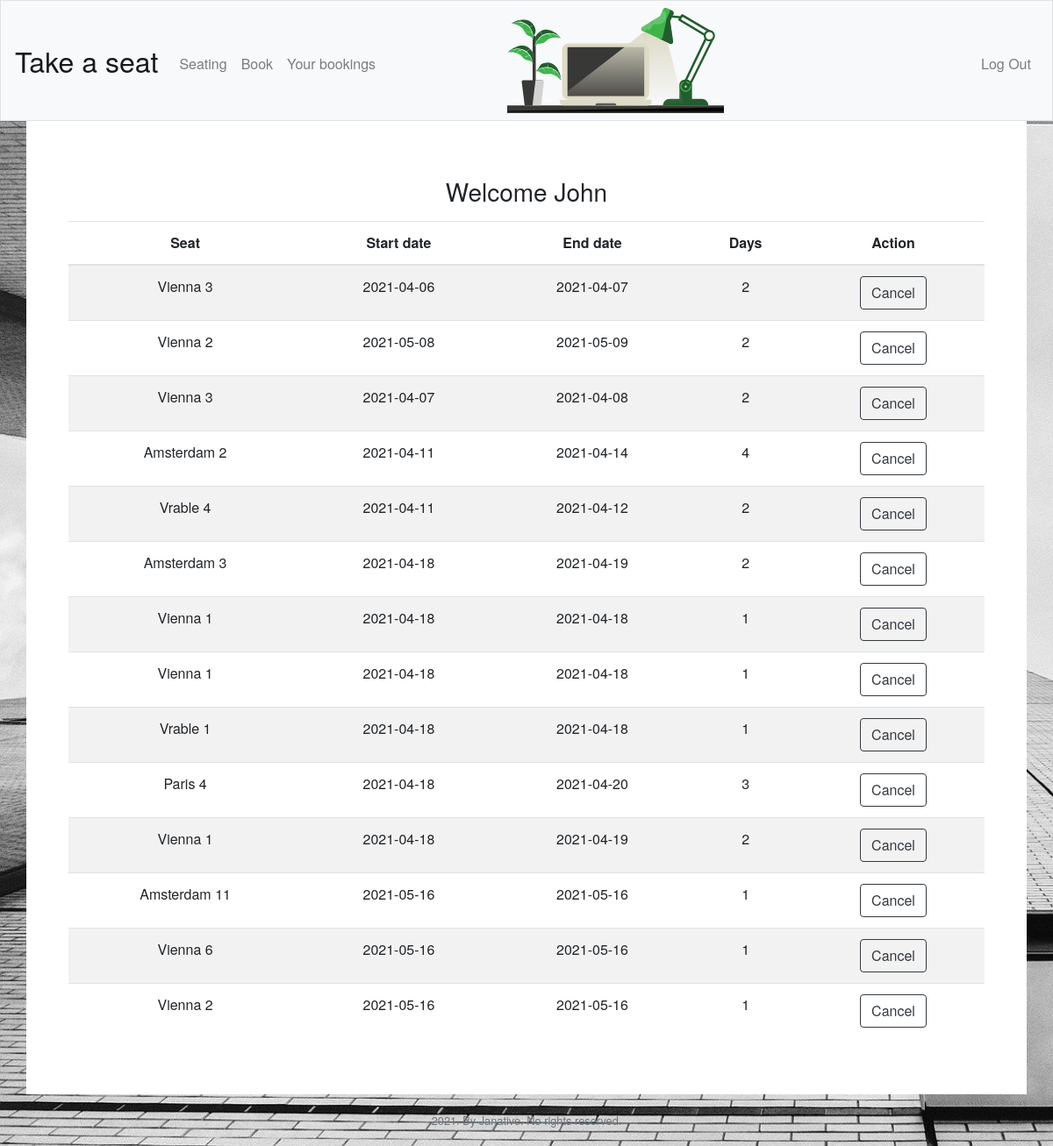
/ (signed in), run on the app's committed database.
### tables this page shows
CREATE TABLE "users" (
	"id"	INTEGER NOT NULL UNIQUE,
	"username"	TEXT NOT NULL UNIQUE,
	"hash"	TEXT NOT NULL UNIQUE,
	"firstname"	TEXT,
	PRIMARY KEY("id" AUTOINCREMENT)
);

CREATE TABLE "bookings" (
	"id"	INTEGER NOT NULL UNIQUE,
	"seat_id"	INTEGER NOT NULL,
	"start_date"	INTEGER NOT NULL,
	"start_date_int"	INTEGER NOT NULL,
	"end_date"	INTEGER NOT NULL,
	"end_date_int"	INTEGER NOT NULL,
	"user_id"	INTEGER NOT NULL,
	PRIMARY KEY("id" AUTOINCREMENT)
);

CREATE TABLE "seats" (
	"id"	INTEGER NOT NULL UNIQUE,
	"seat_name"	TEXT NOT NULL UNIQUE,
	PRIMARY KEY("id" AUTOINCREMENT)
);

### application.py (the view, shortened to what this page needs)
@app.route("/", methods=["GET", "POST"])
@login_required
def index():
    if request.method == "GET":
        rows = db.execute("SELECT firstname FROM users WHERE id = ?", session["user_id"])
        firstname = rows[0]["firstname"]
        history = db.execute("SELECT *, bookings.id AS booking_id, ((bookings.end_date_int - bookings.start_date_int)/24/60/60+1) AS numberofdays FROM bookings INNER JOIN seats ON bookings.seat_id = seats.id WHERE user_id = ?", session["user_id"])
        return render_template("index.html", firstname = firstname, history = history)

### application.py (called while the page is built)
@app.after_request
def after_request(response):
    response.headers["Cache-Control"] = "no-cache, no-store, must-revalidate"
    response.headers["Expires"] = 0
    response.headers["Pragma"] = "no-cache"
    return response

### helpers.py (called while the page is built)
def login_required(f):
    @wraps(f)
    def decorated_function(*args, **kwargs):
        if session.get("user_id") is None:
            return redirect("/login")
        return f(*args, **kwargs)
    return decorated_function

### templates/index.html (shortened to what this page needs)
{% extends "layout.html" %}
{% block main %}
<p>
    <h3>Welcome {{ firstname }}</h3>
</p>
<table class="table table-striped">
    <thead>
        <tr>
            <th>Seat</th>
            <th>Start date</th>
            <th>End date</th>
            <th>Days</th>
            <th>Action</th>
        </tr>
    </thead>
    <tbody>
        {% for histor in history %}
            <tr>
                <td>{{ histor.seat_name }}</td>
                <td>{{ histor.start_date}}</td>
                <td>{{ histor.end_date }}</td>
                <td>{{ histor.numberofdays }}</td>
                <td>
                    <form action="/" method="post">
                        <button type="button" id="submit" class="btn btn-outline-dark tocancel"  data-toggle="modal" data-target="#exampleModal">Cancel</button>
                    </form>
                </td>
            </tr>
        {% endfor %}
    </tbody>
</table>
{% endblock %}

### static/styles.css (style rules this page uses)
tr { text-align: center; }
body { font-family: "Helvetica Neue",Helvetica,Arial,sans-serif; background-image: url("Backgroungpic.jpg"); background-repeat: no-repeat; background-attachment: fixed; background-size: cover; }

### data on the page
users: firstname "John"
bookings: seat_name "Vienna 3", start_date "2021-04-06", end_date "2021-04-07", numberofdays "2"
bookings: seat_name "Vienna 2", start_date "2021-05-08", end_date "2021-05-09", numberofdays "2"
bookings: seat_name "Vienna 3", start_date "2021-04-07", end_date "2021-04-08", numberofdays "2"
bookings: seat_name "Amsterdam 2", start_date "2021-04-11", end_date "2021-04-14", numberofdays "4"
bookings: seat_name "Vrable 4", start_date "2021-04-11", end_date "2021-04-12", numberofdays "2"
bookings: seat_name "Amsterdam 3", start_date "2021-04-18", end_date "2021-04-19", numberofdays "2"
bookings: seat_name "Vienna 1", start_date "2021-04-18", end_date "2021-04-18", numberofdays "1"
bookings: seat_name "Vienna 1", start_date "2021-04-18", end_date "2021-04-18", numberofdays "1"
bookings: seat_name "Vrable 1", start_date "2021-04-18", end_date "2021-04-18", numberofdays "1"
bookings: seat_name "Paris 4", start_date "2021-04-18", end_date "2021-04-20", numberofdays "3"
bookings: seat_name "Vienna 1", start_date "2021-04-18", end_date "2021-04-19", numberofdays "2"
bookings: seat_name "Amsterdam 11", start_date "2021-05-16", end_date "2021-05-16", numberofdays "1"
bookings: seat_name "Vienna 6", start_date "2021-05-16", end_date "2021-05-16", numberofdays "1"
bookings: seat_name "Vienna 2", start_date "2021-05-16", end_date "2021-05-16", numberofdays "1"
